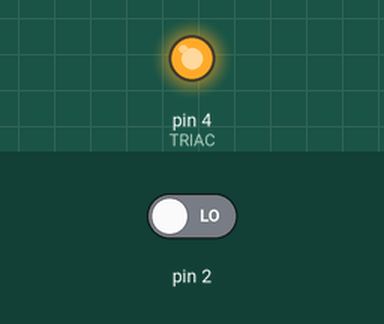
This sketch was run on a simulated Arduino Uno, built with avr-gcc and run on an emulated ATmega328P. On the bench: output pins drawn as LEDs (lit = HIGH). Inputs (shaded band) come from the test bench; at power-on: pin 2 LOW.

Above: at 0.1 s.
Timing chart, 0 to 1.6 s (numbered marks = the images above):
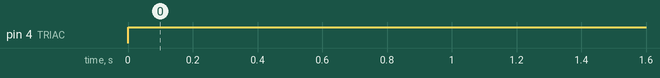

Measured:
- by itself, pin 4 (TRIAC): LOW → HIGH at 0.00 s

The sketch:

incubadora2.ino
```cpp
//Controle da Lâmpada usando sensor LM35


//saida pro controle do triac
const int TRIAC = 4;
//variavel pro controle da luminosidade
volatile long lum = 128;

//função pra detecção da passagem por zero e envio do sinal pro triac
void zeroCross(){
  //formula conseguida no site
  int dimtime = (65*lum);
  delayMicroseconds(dimtime);
  digitalWrite (TRIAC, HIGH);
  delayMicroseconds (10);
  //digitalWrite (TRIAC, LOW);
}

void setup() {

  pinMode(TRIAC, OUTPUT);
  attachInterrupt(0, zeroCross, RISING);
  Serial.begin(9600);

}

void loop() {
  digitalWrite(TRIAC,HIGH);
  delayMicroseconds (1000);
  //digitalWrite (TRIAC, LOW);
  lum = 100;
  delay(1000);
  lum=75;
  delay(1000);
  lum=0;
  delay(1000);


}
```
